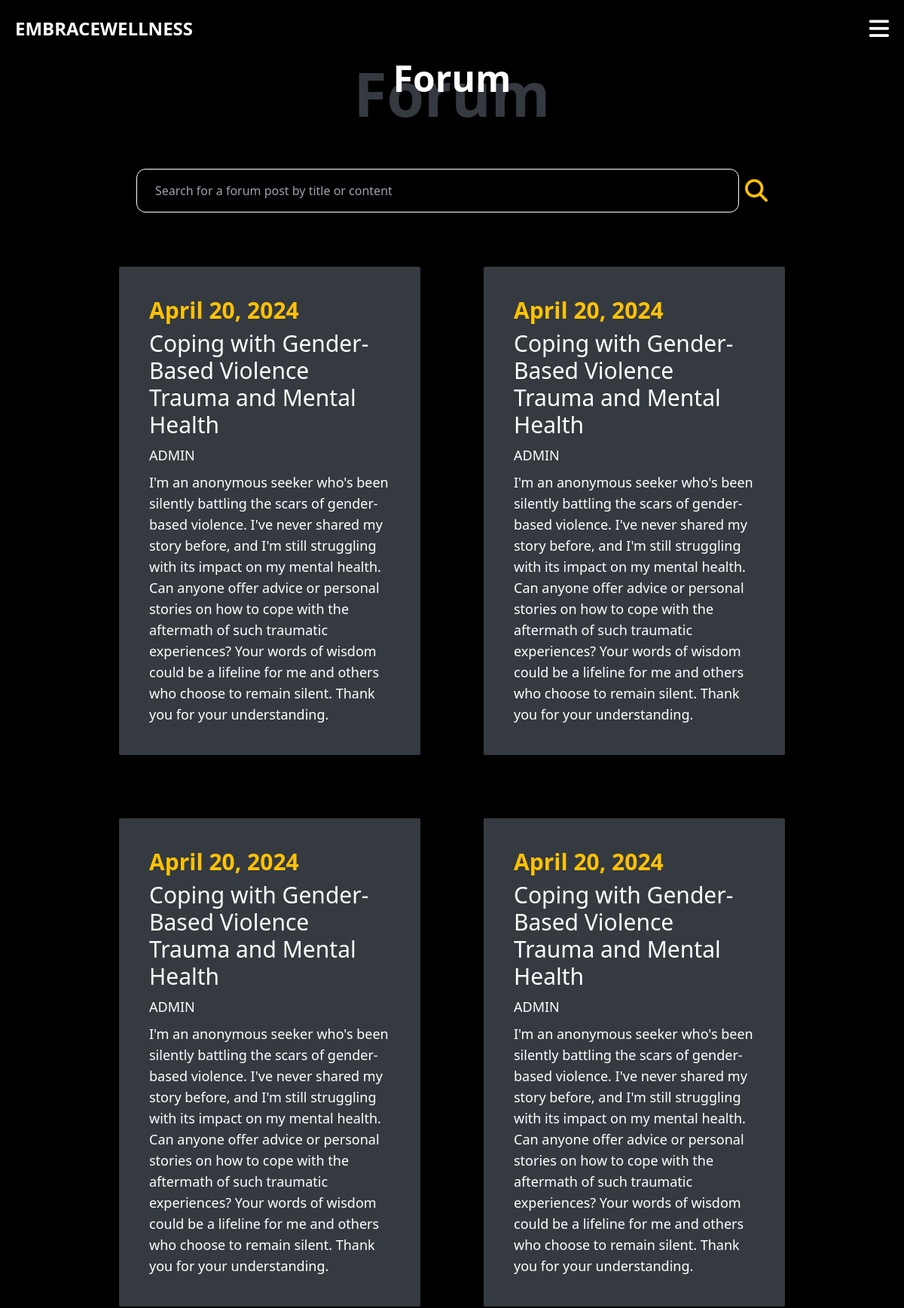
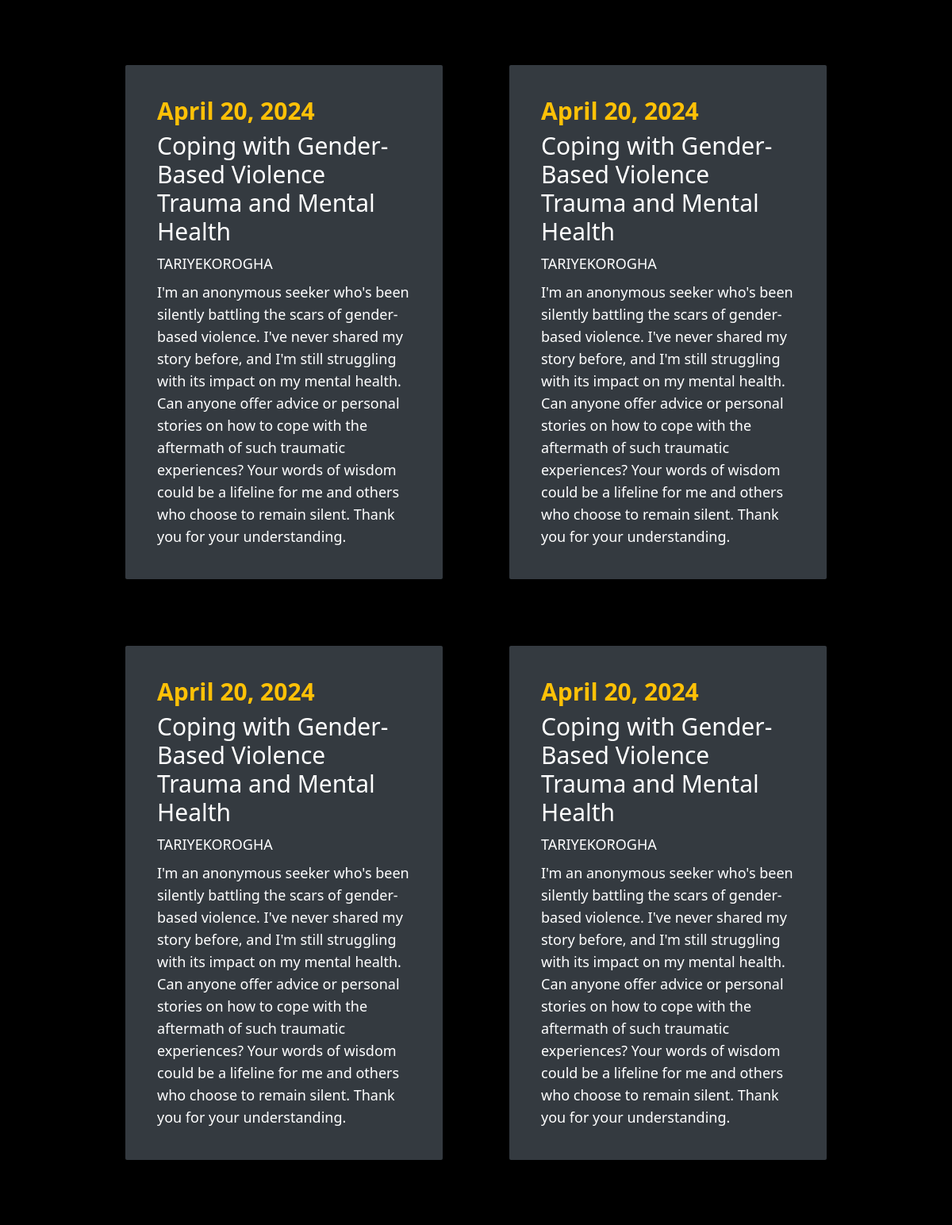
The app's page /forum/ (upper part) with its own data (2 pictures, top to bottom).
### forum/models.py (models this page shows, shortened)
class Forum(models.Model):
    title = models.CharField(max_length=100)
    content = models.TextField()
    created_by = models.ForeignKey(User, related_name="forums", on_delete=models.CASCADE)
    created_at = models.DateField(auto_now_add=True)
    modified_at = models.TimeField(auto_now=True)

### forum/views.py (the view)
# urls.py: path('', views.index, name="index"),
def index(request):
    query = request.GET.get('query', '')
    forums = models.Forum.objects.all()
    if query:
        forums = forums.filter(Q(title__icontains=query) | Q(content__icontains=query))
    return render(request, 'forum/forum_index.html',
                  {"forums": forums,
                   'query': query,})

### forum/templates/forum/forum_index.html (shortened to what this page needs)
{% extends 'core/index.html' %}
{% block content %}
<div class="pt-[2.5rem] ">
    <div class="flex flex-col justify-center items-center my-10  sm:mx-[15rem]">
        <h2 class="sm:text-5xl text-4xl font-bold z-[2]">Forum</h2>
        <p class=" sm:text-[5rem]  text-[3rem] text-[#343a40]  z-[1] font-extrabold sm:-mt-[4rem]  -mt-[2.5rem]">Forum</p>
    </div>
    <div>
        <form action="{% url 'forum:index' %}"  class="flex justify-center space-x-2">
            <input name="query" class="bg-black w-2/3 py-4 px-6 border border-white rounded-xl" type="text" value="{{ query }}" placeholder="Search for a forum post by title or content">
            <button class="block text-mustard text-3xl py-2 inline">
                <span>
                    <i class="fa-solid fa-magnifying-glass"></i>
                </span>
            </button>
        </form>
    </div>
    <div class="lg:flex lg:justify-center lg:items-center ">
        <div class="xl:grid-cols-3 lg:mx-auto lg:my-[2rem] lg:grid-cols-2 lg:grid  flex flex-col justify-center items-center  lg:gap-1">
            {% for forum in forums %}
            <div class="bg-[#343a40] p-4 lg:p-10 w-[21rem] sm:w-[22rem] md:w-[25rem] lg:w-[25rem] m-10 rounded-sm ">
                <a href="#" class="h-auto flex flex-col space-y-2 justify-content items-start">
                    <p class="text-mustard lg:text-3xl text-2xl font-extrabold">{{ forum.created_at }}</p>
                    <h3 class="text-white lg:text-3xl text-2xl">{{ forum.title }}</h3>
                    <p class="uppercase text-lg text-white">{{ forum.created_by }}</p>
                    <p class="text-white text-lg"  >{{ forum.content }}</p>
                </a>
            </div>
            {% endfor %}
        </div>
    </div>
</div>
{% endblock %}

### core/templates/core/index.html (shortened to what this page needs)
{% extends 'core/base.html' %}
{% load static %}

### core/templates/core/base.html (shortened to what this page needs)
{% load static %}
<!DOCTYPE html>
<html lang="en">
<head>
    <script src="{% static 'js/tailwind.js' %}"></script>
</head>
<body class="bg-black font-sans text-white">
    <nav class="fixed w-full z-[4] xl:flex xl:justify-center xl:space-x-72 p-5 bg-black  text-white shadow">
      <div class="flex items-center justify-between cursor-pointer uppercase text-2xl ">
        <span class="font-extrabold hover:text-mustard">
          <a href="{% url 'core:index' %}">embracewellness</a>
        </span>
        <span class="xl:hidden block hover:text-mustard text-3xl">
          <i name="menu" onclick="Menu(this)" class="fa-solid fa-bars"></i>
        </span>
      </div>
    </nav>
    {% block content %}
    {% endblock %}
</body>
</html>

### records on screen
Forum: created_at "April 20, 2024", title "Coping with Gender-Based Violence Trauma and Mental Health", created_by "ADMIN", content "I'm an anonymous seeker who's been silently battling the scars of gender-based violence. I've never shared my story before, and I'm still struggling with its impact on my mental health. Can anyone offer advice or personal stories on how to cope with the aftermath of such traumatic experiences? Your words of wisdom could be a lifeline for me and others who choose to remain silent. Thank you for your understanding."
Forum: created_at "April 20, 2024", title "Coping with Gender-Based Violence Trauma and Mental Health", created_by "ADMIN", content "I'm an anonymous seeker who's been silently battling the scars of gender-based violence. I've never shared my story before, and I'm still struggling with its impact on my mental health. Can anyone offer advice or personal stories on how to cope with the aftermath of such traumatic experiences? Your words of wisdom could be a lifeline for me and others who choose to remain silent. Thank you for your understanding."
Forum: created_at "April 20, 2024", title "Coping with Gender-Based Violence Trauma and Mental Health", created_by "ADMIN", content "I'm an anonymous seeker who's been silently battling the scars of gender-based violence. I've never shared my story before, and I'm still struggling with its impact on my mental health. Can anyone offer advice or personal stories on how to cope with the aftermath of such traumatic experiences? Your words of wisdom could be a lifeline for me and others who choose to remain silent. Thank you for your understanding."
Forum: created_at "April 20, 2024", title "Coping with Gender-Based Violence Trauma and Mental Health", created_by "ADMIN", content "I'm an anonymous seeker who's been silently battling the scars of gender-based violence. I've never shared my story before, and I'm still struggling with its impact on my mental health. Can anyone offer advice or personal stories on how to cope with the aftermath of such traumatic experiences? Your words of wisdom could be a lifeline for me and others who choose to remain silent. Thank you for your understanding."
Forum: created_at "April 20, 2024", title "Coping with Gender-Based Violence Trauma and Mental Health", created_by "TARIYEKOROGHA", content "I'm an anonymous seeker who's been silently battling the scars of gender-based violence. I've never shared my story before, and I'm still struggling with its impact on my mental health. Can anyone offer advice or personal stories on how to cope with the aftermath of such traumatic experiences? Your words of wisdom could be a lifeline for me and others who choose to remain silent. Thank you for your understanding."
Forum: created_at "April 20, 2024", title "Coping with Gender-Based Violence Trauma and Mental Health", created_by "TARIYEKOROGHA", content "I'm an anonymous seeker who's been silently battling the scars of gender-based violence. I've never shared my story before, and I'm still struggling with its impact on my mental health. Can anyone offer advice or personal stories on how to cope with the aftermath of such traumatic experiences? Your words of wisdom could be a lifeline for me and others who choose to remain silent. Thank you for your understanding."
Forum: created_at "April 20, 2024", title "Coping with Gender-Based Violence Trauma and Mental Health", created_by "TARIYEKOROGHA", content "I'm an anonymous seeker who's been silently battling the scars of gender-based violence. I've never shared my story before, and I'm still struggling with its impact on my mental health. Can anyone offer advice or personal stories on how to cope with the aftermath of such traumatic experiences? Your words of wisdom could be a lifeline for me and others who choose to remain silent. Thank you for your understanding."
Forum: created_at "April 20, 2024", title "Coping with Gender-Based Violence Trauma and Mental Health", created_by "TARIYEKOROGHA", content "I'm an anonymous seeker who's been silently battling the scars of gender-based violence. I've never shared my story before, and I'm still struggling with its impact on my mental health. Can anyone offer advice or personal stories on how to cope with the aftermath of such traumatic experiences? Your words of wisdom could be a lifeline for me and others who choose to remain silent. Thank you for your understanding."
